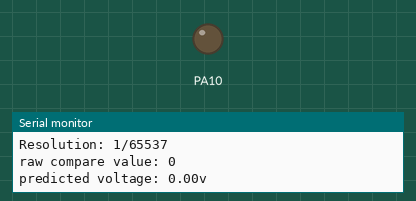
Bench run of a sketch on a simulated STM32 Black Pill. Shown: output pins drawn as LEDs (lit = HIGH), the last lines printed to the serial monitor.

Above: at 0.05 s.
At 2.75 s:
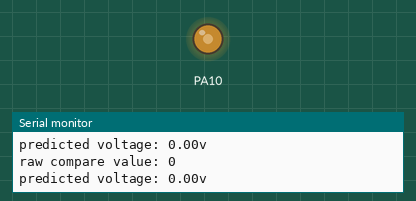
At 5.5 s:
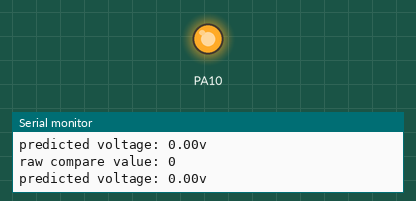
At 11.0 s:
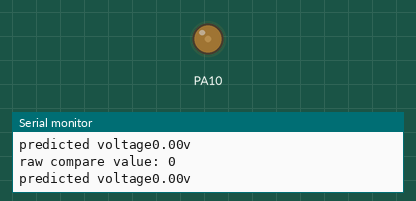
Timing chart, 0 to 15.6 s (numbered marks = the images above):
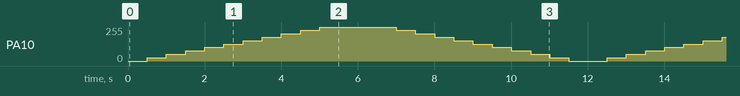

The sketch:

F411TimerPWM_for_motorcontrol.ino
```cpp
class F411PWMTimer {
  private:
    HardwareTimer* timer;
    uint32_t channel;
    uint16_t pin;
    uint32_t frequency;
    uint32_t maxPeriod;
  public:
    /**
   * Constructor
   * @param pwmPin: Arduino pin with PWM capability (e.g., PA8)
   * @param freq: PWM frequency in Hz (default 20000 for motors)
   */
    TIM_TypeDef *TIM_Instance;
   F411PWMTimer(uint16_t pwmPin, uint32_t freq = 20000) : pin(pwmPin), frequency(freq) {
    timer = nullptr;
    channel = 0;
    maxPeriod = 0;
   }

  /**
    *Intitalize the PWM controller
    @return true if successful, false if pin doesn't support PWM
  **/
  bool begin()
  {
    // Get timer information for the pin
    PinName pinName = digitalPinToPinName(pin);
    uint32_t function = pinmap_function(pinName, PinMap_PWM);

    if(function == NC)
    {
      return false; //Pin doesn't support PWM
    }

    TIM_Instance = (TIM_TypeDef *)pinmap_peripheral(pinName, PinMap_PWM);
    channel = STM_PIN_CHANNEL(function);

    // create timer instance
    timer = new HardwareTimer(TIM_Instance);
    // Configure HardwareTimer TIM_instance
    timer->setMode(channel, TIMER_OUTPUT_COMPARE_PWM1, pin);
    timer->setOverflow(frequency, HERTZ_FORMAT);

    // Get the actual period for duty cycle calculations
    maxPeriod = timer->getOverflow(TICK_FORMAT) + 1;

    // Start with 0% duty cycle
    writeDutyCycle(0);

    // Enable preload for smooth updates
    timer->setPreloadEnable(true);
    // Start the timer
    timer->resume();
    return true;
  }

  /**
   * Set motor speed (duty cycle)
   * @param percent: 0 to 100 (0% = off, 100% = full speed)
   */
  void writeDutyCycle(float percent) {
    if(percent < 0) percent = 0;
    if(percent > 100) percent = 100;

    // Use PERCENT_COMPARE_FORMAT for simplicity
    timer->setCaptureCompare(channel, percent, PERCENT_COMPARE_FORMAT);
  }

  /**
   * Set motor speed with finer control (0.0 to 1.0)
   * @param speed: 0.0 to 1.0 (0.0 = off, 1.0 = full speed)
   */
  void writeDutyCycleNormalized(float speed) {
    writeDutyCycle(speed * 100.0f);
  }


  uint16_t readDutyCycle()
  {
    return timer->getCaptureCompare(channel, PERCENT_COMPARE_FORMAT);
  }
  /**
   * Stop the motor (0% duty cycle)
   */
  void stop() {
    writeDutyCycle(0);
  }

  /**
   * Get the actual PWM frequency
   * @return frequency in Hz
   */
   uint32_t getFrequency() {
    uint32_t timerClock = timer->getTimerClkFreq();
    uint32_t prescaler =  TIM_Instance->PSC;
    uint32_t arr = TIM_Instance->ARR;
    return timerClock / ((prescaler + 1) * (arr + 1));
   }

  /**
   * Get the timer resolution (number of steps from 0% to 100%)
   * @return resolution in steps
   */
  uint32_t getResolution() {
    return timer->getOverflow(TICK_FORMAT) + 1;
  }

  /**
   * Get the HardwareTimer TIM_instance for advanced configuration
   * @return pointer to HardwareTimer
   */
  HardwareTimer* getTimer() {
    return timer;
  }
};


F411PWMTimer motor1(PA10, 20000);

void setup() {
  // put your setup code here, to run once:
  Serial.begin(115200);
  while(!Serial)
  {
    delay(10);
  }
  if(!motor1.begin()) {
    Serial.println("Failed to initialize Hardware PWM for motor");
    while(1);
  }

  Serial.print("Motor PWM Frequency: ");
  Serial.print(motor1.getFrequency());
  Serial.println(" Hz");

  Serial.print("Resolution: 1/");
  Serial.println(motor1.getResolution());


}

void loop() {
  // put your main code here, to run repeatedly:

    // Ramp up
  for (int i = 0; i <= 100; i += 10) {
    motor1.writeDutyCycle(i);
    int measured_pwm = motor1.readDutyCycle();
    Serial.print("raw compare value: "); Serial.println(measured_pwm);
    float predicted_voltage = measured_pwm / 100.00 * 3.3;
    Serial.print("predicted voltage: "); Serial.print(measured_pwm / 100.00 * 3.3); Serial.println("v");
    delay(500);
  }

  delay(1000);

  // Ramp down
  for (int i = 100; i >= 0; i -= 10) {
    motor1.writeDutyCycle(i);
    int measured_pwm = motor1.readDutyCycle();
    Serial.print("raw compare value: "); Serial.println(measured_pwm);
    float predicted_voltage = measured_pwm / 100.00 * 3.3;
    Serial.print("predicted voltage"); Serial.print(measured_pwm / 100.00 * 3.3); Serial.println("v");
    delay(500);
  }
}
```
